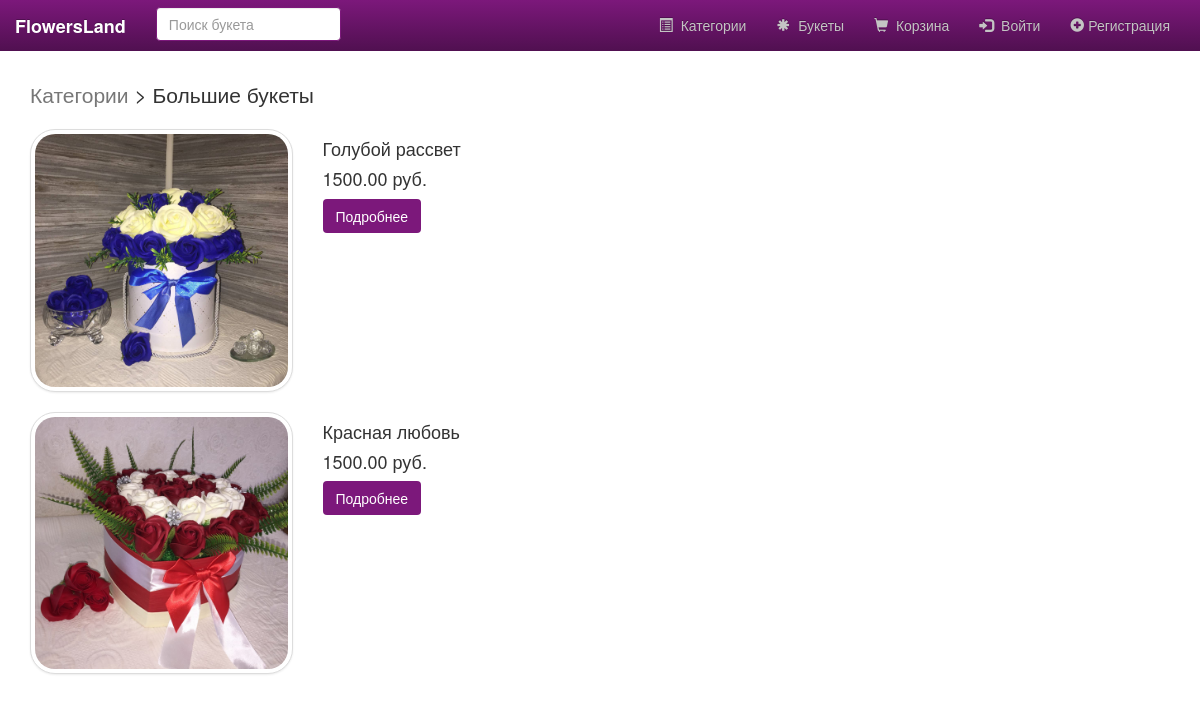
Screenshot of /flowersland.ru/flowerPerCat.php?catid=1 with the database file from the repository.
### tables this page shows
CREATE TABLE `category` (
  `categoryid` int(11) NOT NULL,
  `category_name` varchar(60) NOT NULL
);

CREATE TABLE `flowers` (
  `flower_num` varchar(20) NOT NULL,
  `flower_title` varchar(60) DEFAULT NULL,
  `flower_image` varchar(40) DEFAULT NULL,
  `flower_descr` varchar(500) DEFAULT NULL,
  `flower_price` decimal(6,2) NOT NULL,
  `categoryid` int(11) DEFAULT NULL
);

### flowersland.ru/functions/database_functions.php (called while the page is built, shortened)
<?php
	if (!function_exists("getCatName")){
		function getCatName($conn, $catid){
			$query = "SELECT category_name FROM category WHERE categoryid = '$catid'";
			$result = mysqli_query($conn, $query);
			$row = mysqli_fetch_assoc($result);
			return $row['category_name'];
		}
	}
?>

### flowersland.ru/flowerPerCat.php (the view, shortened to what this page needs)
<?php
	require_once "./functions/database_functions.php";
	if(isset($_GET['catid'])){
		$catid = $_GET['catid'];
	}
	else {
		echo "Неверный запрос! Попробуйте снова!";
		exit;
	}
	$conn = db_connect();
	$catName = getCatName($conn, $catid);
	$query = "SELECT flower_num, flower_title, flower_price, flower_image FROM flowers WHERE categoryid = '$catid'";
	$result = mysqli_query($conn, $query);
	require "./template/header.php";
?>
	<p class="lead"><a  class="text-muted" href="category_list.php">Категории</a> > <?php echo $catName; ?></p>
	<?php while($row = mysqli_fetch_assoc($result)){
?>
		<div class="row">
			<div class="col-md-3">
				<img class="img-responsive img-thumbnail" src="./bootstrap/img/<?php echo $row['flower_image']; ?>">
			</div>
			<div class="col-md-7">
				<h4><?php echo $row['flower_title']; ?></h4>
				<h4><?php echo $row['flower_price']; ?> руб.</h4>
				<a href="flower.php?flowernum=<?php echo $row['flower_num']; ?>" class="btn btn-primary">Подробнее</a>
			</div>
		</div>
		<br>
	<?php }
	require "./template/footer.php";
?>

### rows the page displays
category: category_name "Большие букеты"
flowers: flower_image (picture), flower_title "Голубой рассвет", flower_price "1500.00"
flowers: flower_image (picture), flower_title "Красная любовь", flower_price "1500.00"
